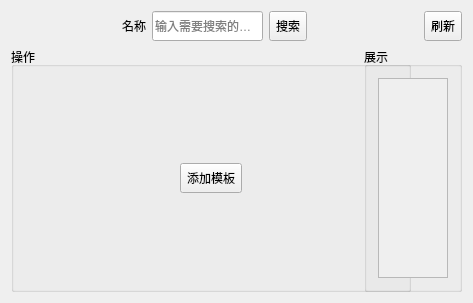
<?xml version="1.0" encoding="UTF-8"?>
<ui version="4.0">
 <class>TemplateItemForm</class>
 <widget class="QWidget" name="TemplateItemForm">
  <property name="geometry">
   <rect>
    <x>0</x>
    <y>0</y>
    <width>473</width>
    <height>303</height>
   </rect>
  </property>
  <property name="minimumSize">
   <size>
    <width>120</width>
    <height>30</height>
   </size>
  </property>
  <property name="windowTitle">
   <string>TemplateItemForm</string>
  </property>
  <layout class="QGridLayout" name="gridLayout_4">
   <item row="0" column="0">
    <layout class="QVBoxLayout" name="verticalLayout">
     <item>
      <layout class="QHBoxLayout" name="horizontalLayout">
       <item>
        <spacer name="horizontalSpacer">
         <property name="orientation">
          <enum>Qt::Horizontal</enum>
         </property>
         <property name="sizeHint" stdset="0">
          <size>
           <width>40</width>
           <height>20</height>
          </size>
         </property>
        </spacer>
       </item>
       <item>
        <widget class="QLabel" name="label">
         <property name="layoutDirection">
          <enum>Qt::RightToLeft</enum>
         </property>
         <property name="text">
          <string>名称</string>
         </property>
        </widget>
       </item>
       <item>
        <widget class="QLineEdit" name="lineEdit">
         <property name="minimumSize">
          <size>
           <width>0</width>
           <height>30</height>
          </size>
         </property>
         <property name="placeholderText">
          <string>输入需要搜索的内容</string>
         </property>
        </widget>
       </item>
       <item>
        <widget class="QToolButton" name="toolButton">
         <property name="minimumSize">
          <size>
           <width>0</width>
           <height>30</height>
          </size>
         </property>
         <property name="text">
          <string>搜索</string>
         </property>
        </widget>
       </item>
       <item>
        <spacer name="horizontalSpacer_3">
         <property name="orientation">
          <enum>Qt::Horizontal</enum>
         </property>
         <property name="sizeHint" stdset="0">
          <size>
           <width>40</width>
           <height>20</height>
          </size>
         </property>
        </spacer>
       </item>
       <item>
        <widget class="QToolButton" name="toolButton_updateform">
         <property name="minimumSize">
          <size>
           <width>0</width>
           <height>30</height>
          </size>
         </property>
         <property name="text">
          <string>刷新</string>
         </property>
        </widget>
       </item>
      </layout>
     </item>
     <item>
      <layout class="QHBoxLayout" name="horizontalLayout_2">
       <item>
        <widget class="QGroupBox" name="groupBox">
         <property name="minimumSize">
          <size>
           <width>400</width>
           <height>0</height>
          </size>
         </property>
         <property name="title">
          <string>操作</string>
         </property>
         <layout class="QGridLayout" name="gridLayout_2">
          <item row="0" column="0">
           <widget class="QToolButton" name="toolButton_addTemp">
            <property name="minimumSize">
             <size>
              <width>60</width>
              <height>30</height>
             </size>
            </property>
            <property name="text">
             <string>添加模板</string>
            </property>
           </widget>
          </item>
         </layout>
        </widget>
       </item>
       <item>
        <widget class="QGroupBox" name="groupBox_2">
         <property name="title">
          <string>展示</string>
         </property>
         <layout class="QGridLayout" name="gridLayout">
          <item row="0" column="0">
           <widget class="QScrollArea" name="scrollArea_img">
            <property name="widgetResizable">
             <bool>true</bool>
            </property>
            <widget class="QWidget" name="scrollAreaWidgetContents">
             <property name="geometry">
              <rect>
               <x>0</x>
               <y>0</y>
               <width>52</width>
               <height>226</height>
              </rect>
             </property>
             <layout class="QGridLayout" name="gridLayout_3">
              <item row="0" column="0">
               <layout class="QVBoxLayout" name="verticalLayout_addlabel"/>
              </item>
             </layout>
            </widget>
           </widget>
          </item>
         </layout>
        </widget>
       </item>
      </layout>
     </item>
    </layout>
   </item>
  </layout>
 </widget>
 <layoutdefault spacing="6" margin="11"/>
 <resources/>
 <connections/>
</ui>
